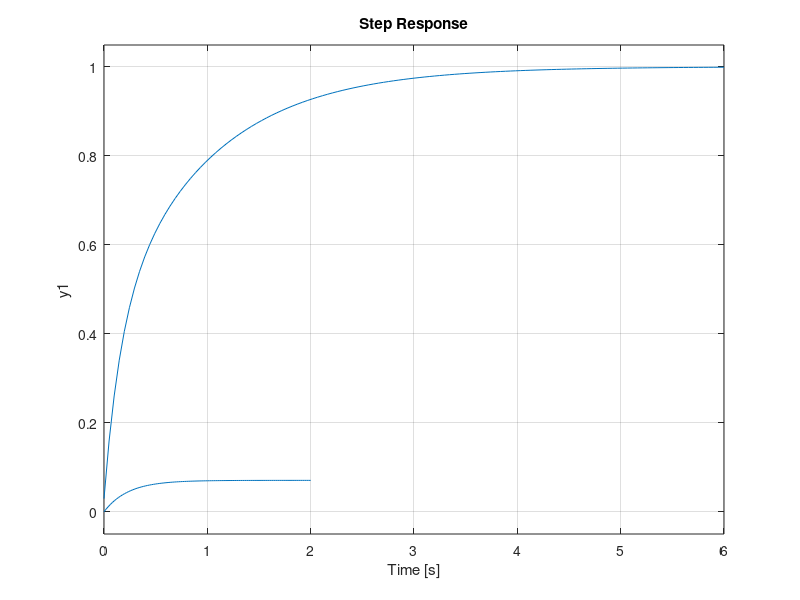
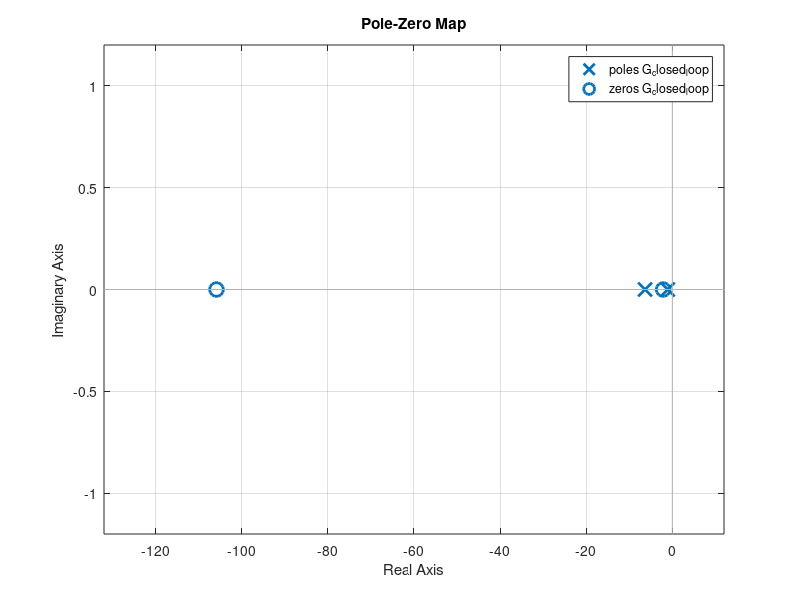

Recreate these plots in MATLAB, in order.
% STABILITY ANALYSIS

s = tf('s');
G_motor = tf(0.305,[1, 4.321]);

disp("Open loop poles: ")
disp(pole(G_motor));

Kp = 10.8;
Ki = 22.5;
Kd = 0.1;
G_pid = Kp + Ki/s + Kd*s;

G_closed_loop = feedback(G_motor*G_pid, 1);

disp("Closed loop poles: ")
disp(pole(G_closed_loop))

figure;
step(G_motor); hold on;
step(G_closed_loop); 

figure;
pzmap(G_closed_loop);